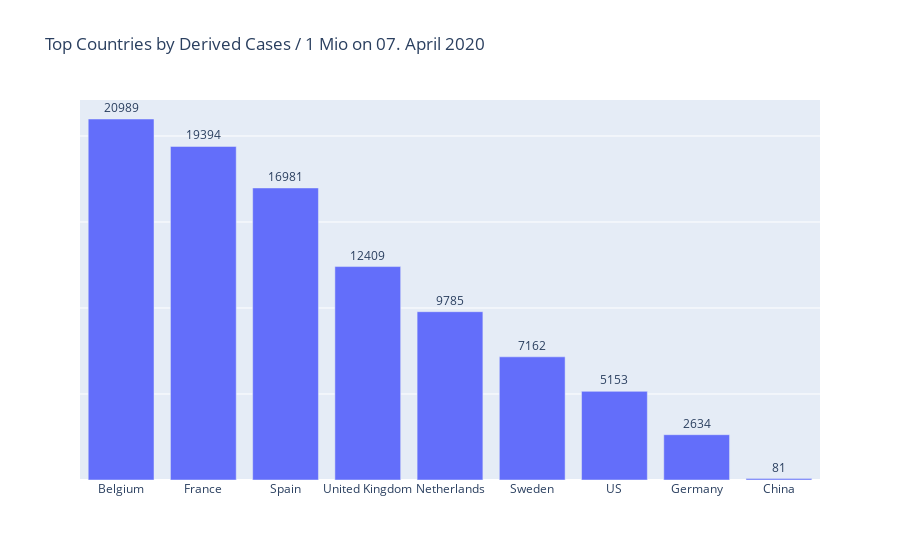

Write notebook code for a chart like this one.
### Code cell
totalcases = pd_sims.loc['derivedConfirmed_per1mio'].sort_values(ascending=False)
top10 = totalcases.head(10)
fig = go.Figure(go.Bar(x=top10.index, y=top10.values,
                      text=top10.values,
            textposition='outside'))
fig.update_layout(title_text='Top Countries by Derived Cases / 1 Mio on '+lastrecordeddatereadable)
fig.update_yaxes(showticklabels=False)

fig.show()
fig.write_html("datasets/"+datetoday+"_top10_derivedcases.html")

### Figure 1 — Plotly figure (JSON) as saved in the notebook; plotly's stock layout.template omitted (floating-point values rounded to 4 significant figures)
{"data": [{"text": [20989, 19394, 16981, 12409, 9785, 7162, 5153, 2634, 81], "textposition": "outside", "type": "bar", "x": ["Belgium", "France", "Spain", "United Kingdom", "Netherlands", "Sweden", "US", "Germany", "China"], "y": [20989, 19394, 16981, 12409, 9785, 7162, 5153, 2634, 81]}], "layout": {"title": {"text": "Top Countries by Derived Cases / 1 Mio on 07. April 2020"}, "yaxis": {"showticklabels": false}}}
